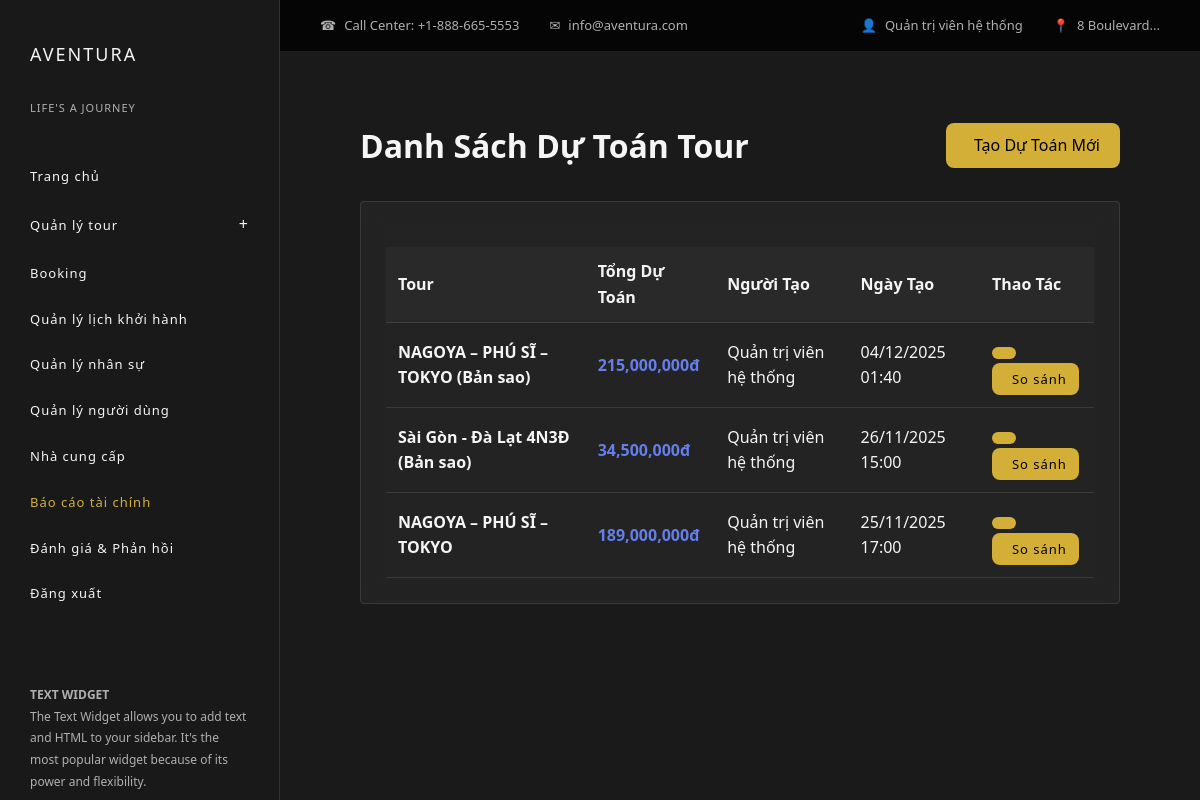
Page /index.php?act=admin/duToanTour (signed in) on the committed database.
### tables this page shows
CREATE TABLE `du_toan_tour` (
  `du_toan_id` int(11) NOT NULL,
  `tour_id` int(11) NOT NULL,
  `lich_khoi_hanh_id` int(11) DEFAULT NULL,
  `cp_phuong_tien` decimal(15,2) DEFAULT 0.00,
  `mo_ta_phuong_tien` text DEFAULT NULL,
  `cp_luu_tru` decimal(15,2) DEFAULT 0.00,
  `mo_ta_luu_tru` text DEFAULT NULL,
  `cp_ve_tham_quan` decimal(15,2) DEFAULT 0.00,
  `mo_ta_ve_tham_quan` text DEFAULT NULL,
  `cp_an_uong` decimal(15,2) DEFAULT 0.00,
  `mo_ta_an_uong` text DEFAULT NULL,
  `cp_huong_dan_vien` decimal(15,2) DEFAULT 0.00,
  `cp_dich_vu_bo_sung` decimal(15,2) DEFAULT 0.00,
  `mo_ta_dich_vu` text DEFAULT NULL,
  `cp_phat_sinh_du_kien` decimal(15,2) DEFAULT 0.00,
  `mo_ta_phat_sinh` text DEFAULT NULL,
  `nguoi_tao_id` int(11) DEFAULT NULL,
  `ngay_tao` timestamp NULL DEFAULT current_timestamp(),
  `ngay_cap_nhat` timestamp NULL DEFAULT current_timestamp() ON UPDATE current_timestamp(),
  `tong_du_toan` decimal(15,2) GENERATED ALWAYS AS (coalesce(`cp_phuong_tien`,0) + coalesce(`cp_luu_tru`,0) + coalesce(`cp_ve_tham_quan`,0) + coalesce(`cp_an_uong`,0) + coalesce(`cp_huong_dan_vien`,0) + coalesce(`cp_dich_vu_bo_sung`,0) + coalesce(`cp_phat_sinh_du_kien`,0)) STORED,
  `ghi_chu` text DEFAULT NULL
);

CREATE TABLE `tour` (
  `tour_id` int(11) NOT NULL,
  `ten_tour` varchar(255) DEFAULT NULL,
  `loai_tour` enum('TrongNuoc','QuocTe','TheoYeuCau') DEFAULT NULL,
  `mo_ta` text DEFAULT NULL,
  `gia_co_ban` decimal(15,2) DEFAULT NULL,
  `chinh_sach` text DEFAULT NULL,
  `id_nha_cung_cap` int(11) DEFAULT NULL,
  `tao_boi` int(11) DEFAULT NULL,
  `trang_thai` enum('HoatDong','TamDung','HetHan') DEFAULT 'HoatDong',
  `qr_code_path` varchar(255) DEFAULT NULL COMMENT 'Đường dẫn file QR code'
);

CREATE TABLE `nguoi_dung` (
  `id` int(11) NOT NULL,
  `ten_dang_nhap` varchar(100) DEFAULT NULL,
  `mat_khau` varchar(255) DEFAULT NULL,
  `ho_ten` varchar(255) DEFAULT NULL,
  `avatar` varchar(255) DEFAULT NULL,
  `email` varchar(255) DEFAULT NULL,
  `so_dien_thoai` varchar(20) DEFAULT NULL,
  `vai_tro` enum('Admin','HDV','KhachHang','NhaCungCap') DEFAULT NULL,
  `quyen_cap_cao` tinyint(1) DEFAULT 0,
  `trang_thai` enum('HoatDong','BiKhoa') DEFAULT 'HoatDong',
  `ngay_tao` timestamp NULL DEFAULT current_timestamp()
);

### commons/env.php (called while the page is built, shortened)
<?php
function getPDOConnection() {
    try {
        $conn = new PDO(
            "mysql:host=" . DB_HOST . ";port=" . DB_PORT . ";dbname=" . DB_NAME . ";charset=utf8mb4",
            DB_USERNAME,
            DB_PASSWORD,
            [
                PDO::ATTR_ERRMODE => PDO::ERRMODE_EXCEPTION,
                PDO::ATTR_DEFAULT_FETCH_MODE => PDO::FETCH_ASSOC,
                PDO::ATTR_EMULATE_PREPARES => false
            ]
        );
        $conn->exec("SET time_zone = '+07:00'");
        return $conn;
    } catch (PDOException $e) {
        die("Kết nối thất bại: " . $e->getMessage());
    }
}

### commons/function.php (called while the page is built, shortened)
<?php
function connectDB() {
    return getPDOConnection();
}

### models/DuToanTour.php (called while the page is built, shortened)
<?php
class DuToanTour
{
    public $conn;
    public function __construct()
    {
        $this->conn = connectDB();
    }
    public function getAll() {
        $sql = "SELECT dt.*, t.ten_tour, nd.ho_ten as nguoi_tao
                FROM du_toan_tour dt
                JOIN tour t ON dt.tour_id = t.tour_id
                LEFT JOIN nguoi_dung nd ON dt.nguoi_tao_id = nd.id
                ORDER BY dt.ngay_tao DESC";
        $stmt = $this->conn->prepare($sql);
        $stmt->execute();
        return $stmt->fetchAll();
    }
}

### views/admin/bao_cao_tai_chinh/danh_sach_du_toan.php (the view, shortened to what this page needs)
<div style="padding: 20px; max-width: 1400px; margin: 0 auto;">
    <div class="page-header-section" style="display: flex; justify-content: space-between; align-items: center; flex-wrap: wrap; gap: 20px; margin-bottom: 30px;">
        <h1 style="margin: 0; font-size: 2rem; color: var(--text-light);">
            <i class="fas fa-calculator" style="color: var(--accent-gold);"></i> Danh Sách Dự Toán Tour
        </h1>
        <a href="index.php?act=admin/formDuToan" style="background: var(--accent-gold); color: #000; padding: 10px 20px; border-radius: 8px; text-decoration: none; display: inline-flex; align-items: center; gap: 8px; font-weight: 500;">
            <i class="fas fa-plus"></i> Tạo Dự Toán Mới
        </a>
    </div>
    <div class="report-card">
            <table>
                <thead>
                    <tr>
                        <th>Tour</th>
                        <th>Tổng Dự Toán</th>
                        <th>Người Tạo</th>
                        <th>Ngày Tạo</th>
                        <th>Thao Tác</th>
                    </tr>
                </thead>
                <tbody>
                    <?php if(empty($duToans)): ?>
                        <tr><td colspan="5" style="text-align: center; color: #999;">Chưa có dự toán nào</td></tr>
                    <?php else: ?>
                        <?php foreach($duToans as $dt): ?>
                            <tr>
                                <td><strong><?= htmlspecialchars($dt['ten_tour']) ?></strong></td>
                                <td style="font-weight: 700; color: #667eea;">
                                    <?= number_format($dt['tong_du_toan']) ?>đ
                                </td>
                                <td><?= htmlspecialchars($dt['nguoi_tao'] ?? 'N/A') ?></td>
                                <td><?= date('d/m/Y H:i', strtotime($dt['ngay_tao'])) ?></td>
                                <td>
                                    <a href="index.php?act=admin/formDuToan&id=<?= $dt['du_toan_id'] ?>" class="btn btn-sm">
                                    </a>
                                    <a href="index.php?act=admin/soSanhDuToan&du_toan_id=<?= $dt['du_toan_id'] ?>" class="btn btn-sm">
                                        <i class="fas fa-chart-bar"></i> So sánh
                                    </a>
                                </td>
                            </tr>
                        <?php endforeach; ?>
                    <?php endif; ?>
                </tbody>
            </table>
    </div>
</div>
<?php
require __DIR__ . '/../../layouts/aventura.php';
?>

### public/css/aventura.css (style rules this page uses)
* { margin: 0; padding: 0; box-sizing: border-box; }
:root { --primary-dark: #1a1a1a; --secondary-dark: #2d2d2d; --accent-gold: #d4af37; --text-light: #f5f5f5; --text-muted: #b0b0b0; }
body { font-family: "Segoe UI", Tahoma, Geneva, Verdana, sans-serif; background: var(--primary-dark); color: var(--text-light); line-height: 1.6; }
.btn { padding: 12px 24px; border: none; border-radius: 2px; font-size: 13px; letter-spacing: 1px; cursor: pointer; transition: all 0.3s; text-decoration: none; display: inline-block; }

### views/admin/bao_cao_tai_chinh/danh_sach_du_toan.php (style rules this page uses)
.report-card { background: rgba(45, 45, 45, 0.5); border: 1px solid rgba(255, 255, 255, 0.1); border-radius: 4px; padding: 25px; backdrop-filter: blur(10px); }
table { width: 100%; border-collapse: collapse; margin-top: 20px; color: var(--text-light); }
th, td { padding: 12px; text-align: left; border-bottom: 1px solid rgba(255, 255, 255, 0.1); }
th { background: rgba(45, 45, 45, 0.7); color: var(--text-light); font-weight: 600; }
.btn { padding: 10px 20px; border: none; border-radius: 8px; text-decoration: none; display: inline-flex; align-items: center; gap: 8px; background: var(--accent-gold); color: #000; transition: all 0.3s; font-weight: 500; }
.btn-sm { padding: 6px 12px; font-size: 13px; }

### rows in the picture
du_toan_tour: tour.ten_tour "NAGOYA – PHÚ SĨ – TOKYO (Bản sao)", tong_du_toan "215,000,000", nguoi_tao.ho_ten "Quản trị viên hệ thống", ngay_tao "04/12/2025 01:40"
du_toan_tour: tour.ten_tour "Sài Gòn - Đà Lạt 4N3Đ (Bản sao)", tong_du_toan "34,500,000", nguoi_tao.ho_ten "Quản trị viên hệ thống", ngay_tao "26/11/2025 15:00"
du_toan_tour: tour.ten_tour "NAGOYA – PHÚ SĨ – TOKYO", tong_du_toan "189,000,000", nguoi_tao.ho_ten "Quản trị viên hệ thống", ngay_tao "25/11/2025 17:00"

### other values in the picture
$_SESSION['user_name'] "Quản trị viên hệ thống"
